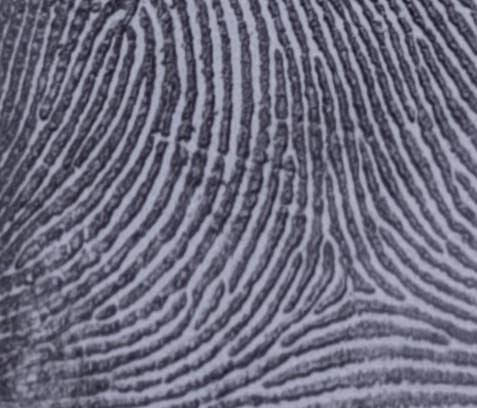
#> input picture finger/IMG-20250319-WA0135.jpg, 477 x 408 px
$ python -i image_processing.py   (imports and definitions only)   (older library calls are emulated)
#> lines starting #> are read from the running program, lines starting #| are printed output that depends on the picture; after the words box and inside, x2 and y2 are one past the last pixel; in counts of white or black regions, pixels touching at a corner belong together
import cv2
import numpy as np
from config import *


# [46 lines left out: functions estimate_dominant_orientation, normalize_orientation, not called in this run]


def segment_fingerprint(image):
    """
    استخراج منطقة البصمة من الخلفية باستخدام Distance Transform والعمليات المورفولوجية.
    يُرجع قناع ثنائي يحدد منطقة البصمة.
    """
    try:
        # التوهج السحابي (Blackhat) لإظهار المناطق الداكنة (البصمة) على الخلفية
        kernel = cv2.getStructuringElement(cv2.MORPH_ELLIPSE, (31, 31))
        blackhat = cv2.morphologyEx(image, cv2.MORPH_BLACKHAT, kernel)

        # تطبيق Otsu Thresholding على نتيجة Blackhat
        _, thresh = cv2.threshold(blackhat, 0, 255, cv2.THRESH_BINARY + cv2.THRESH_OTSU)

        # إغلاق ثغرات صغيرة
        close_kernel = cv2.getStructuringElement(cv2.MORPH_ELLIPSE, (15, 15))
        thresh = cv2.morphologyEx(thresh, cv2.MORPH_CLOSE, close_kernel)

        # إزالة الكائنات الصغيرة جداً
        num_labels, labels, stats, centroids = cv2.connectedComponentsWithStats(thresh, connectivity=8)
        if num_labels > 1:
            # اختيار الكائن الأكبر (البصمة)
            largest_label = 1 + np.argmax(stats[1:, cv2.CC_STAT_AREA])
            mask = np.zeros_like(thresh)
            mask[labels == largest_label] = 255
        else:
            mask = thresh

        # تنعيم الحدود
        mask = cv2.GaussianBlur(mask, (15, 15), 0)
        _, mask = cv2.threshold(mask, 127, 255, cv2.THRESH_BINARY)

        return mask
    except Exception as e:
        print(f"Error in segment_fingerprint: {str(e)}")
        return np.ones_like(image, dtype=np.uint8) * 255


def preprocess_image(image, denoise_method="fastNlMeans", fast_denoise_h=10, gauss_ksize=3):
    """
    خط معالجة مسبقة محسّن:
    1. تحويل رمادي
    2. تغيير الحجم
    3. استخراج منطقة البصمة (Segmentation)
    4. CLAHE للتباين
    5. إزالة الضوضاء
    6. Adaptive Thresholding (أفضل من Otsu للصور الحقيقية)
    7. تطبيق القناع على النتيجة
    """
    try:
        # 1. تحويل رمادي
        if len(image.shape) == 3:
            image = cv2.cvtColor(image, cv2.COLOR_BGR2GRAY)

        # 2. توحيد الحجم
        image = cv2.resize(image, IMAGE_SIZE)

        # 3. استخراج منطقة البصمة
        mask = segment_fingerprint(image)

        # 4. CLAHE — تحسين التباين المحلي
        clahe = cv2.createCLAHE(clipLimit=CLAHE_CLIP_LIMIT,
                                  tileGridSize=CLAHE_TILE_GRID_SIZE)
        image = clahe.apply(image)

        # 5. إزالة الضوضاء
        if denoise_method == "fastNlMeans":
            image = cv2.fastNlMeansDenoising(image, h=fast_denoise_h)
        elif denoise_method == "GaussianBlur":
            if gauss_ksize % 2 == 0:
                gauss_ksize += 1
            image = cv2.GaussianBlur(image, (gauss_ksize, gauss_ksize), 0)

        # 6. Adaptive Thresholding — تحسين للتعامل مع الإضاءة غير المنتظمة
        binary = cv2.adaptiveThreshold(
            image, 255,
            cv2.ADAPTIVE_THRESH_GAUSSIAN_C,
            cv2.THRESH_BINARY_INV,
            blockSize=11,
            C=2
        )

        # عكس الألوان إذا لزم الأمر (الهيكلة تتطلب تلالاً بيضاء 255)
        binary = cv2.bitwise_not(binary)

        # تطبيق القناع لاستبعاد الخلفية
        binary = cv2.bitwise_and(binary, binary, mask=mask)

        # إزالة الضوضاء الثنائية الصغيرة (Morphological Opening)
        kernel = cv2.getStructuringElement(cv2.MORPH_ELLIPSE, (3, 3))
        binary = cv2.morphologyEx(binary, cv2.MORPH_OPEN, kernel)

        return binary
    except Exception as e:
        print(f"Error in preprocess_image: {str(e)}")
        return None


# [154 lines left out: functions detect_edges, enhance_image, assess_fingerprint_quality, detect_singular_points, not called in this run]


>>> import cv2
>>> picture = cv2.imread('../finger/IMG-20250319-WA0135.jpg')
#> picture is the input picture: shape (408, 477, 3); mean B, G, R 126.8, 108, 109.4
>>> result = preprocess_image(picture)
#> in preprocess_image, `image = cv2.resize(image, IMAGE_SIZE)`:
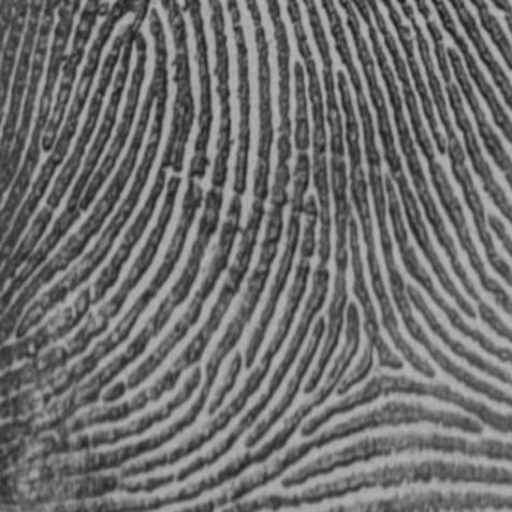
#> image: shape (512, 512); min 21, max 186, mean 110.3
#> in segment_fingerprint, `blackhat = cv2.morphologyEx(image, cv2.MORPH_BLACKHAT, kernel)`:
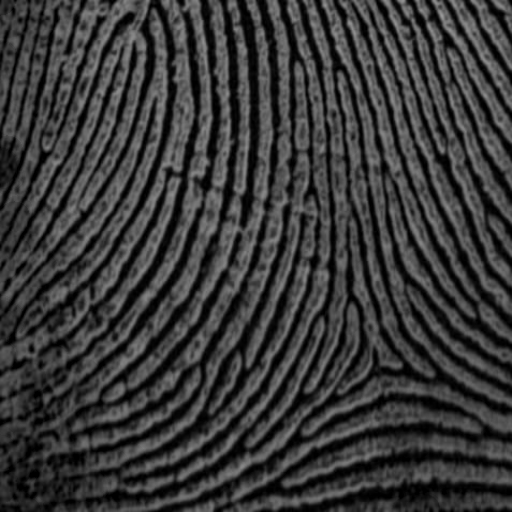
#> blackhat: shape (512, 512); min 0, max 152, mean 56.6
#> in segment_fingerprint, `_, thresh = cv2.threshold(blackhat, 0, 255, cv2.THRESH_BINARY + cv2.TH..`:
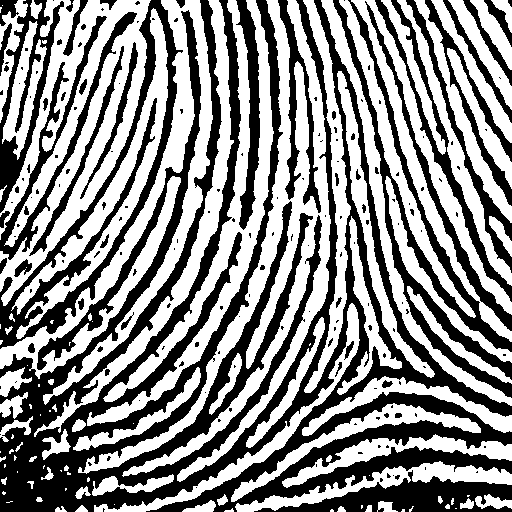
#> thresh: shape (512, 512); 54.7% white; 181 black regions (127 under 20 px), largest, box (x1, y1, x2, y2) and area: (0, 0, 512, 512) 67642, (0, 0, 183, 349) 8698, (333, 0, 512, 398) 8516
#> in segment_fingerprint, `thresh = cv2.morphologyEx(thresh, cv2.MORPH_CLOSE, close_kernel)`:
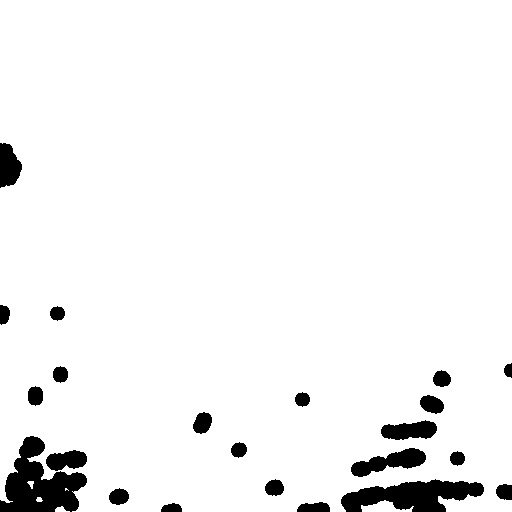
#> thresh: shape (512, 512); 95% white; 22 black regions, largest, box (x1, y1, x2, y2) and area: (0, 436, 87, 512) 3528, (341, 479, 484, 512) 2903, (351, 448, 426, 477) 1084
#> in segment_fingerprint, `num_labels, labels, stats, centroids = cv2.connectedComponentsWithStat..`:
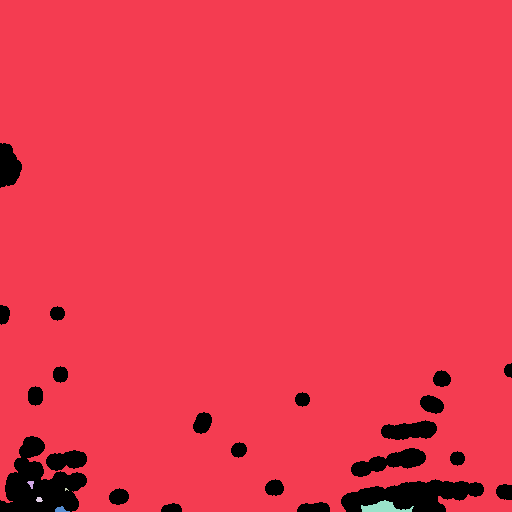
#> labels: shape (512, 512) int32; 7 distinct labels, from 0 to 6; one colour per label, 0 black
#> in segment_fingerprint, `num_labels, labels, stats, centroids = cv2.connectedComponentsWithStat..`: num_labels = 7; stats = [[0, 143, 512, 369, 13063], [0, 0, 512, 512, 248615], [27, 481, 7, 8, 33], [65, 488, 4, 3, 7], [36, 497, 7, 5, 27], [361, 500, 53, 12, 346], [55, 506, 15, 6, 53]]; centroids = [[230.2, 447.8], [256.7, 244.9], [30.61, 483.5], [66, 489], [38.81, 499.1], [383.2, 507.4], [60.45, 509.2]]
#> in segment_fingerprint, `largest_label = 1 + np.argmax(stats[1:, cv2.CC_STAT_AREA])`: largest_label = 1
#> in preprocess_image, `mask = segment_fingerprint(image)`:
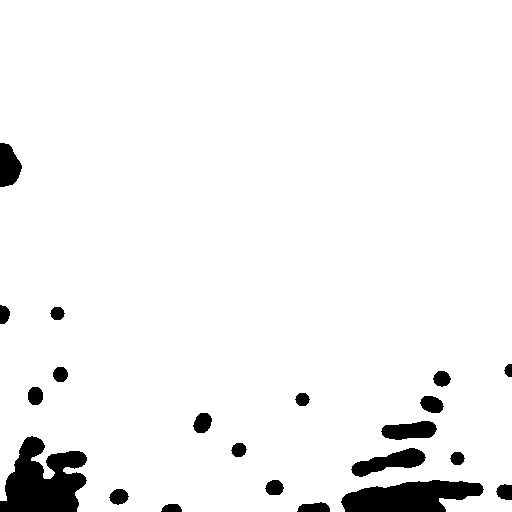
#> mask: shape (512, 512); 95% white; 21 black regions, largest, box (x1, y1, x2, y2) and area: (0, 436, 87, 512) 4293, (341, 480, 484, 512) 3240, (351, 448, 426, 477) 1065

$ run again, on finger/IMG-20250319-WA0136.jpg
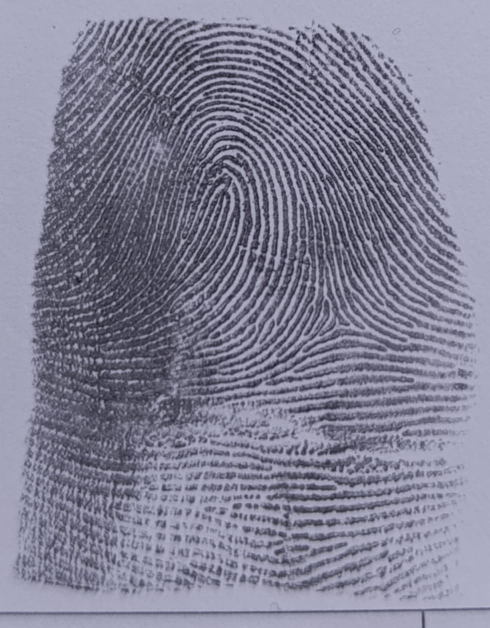
#> input picture finger/IMG-20250319-WA0136.jpg, 979 x 1256 px (shown at 1/2 size)
#> picture is the input picture: shape (1256, 979, 3); mean B, G, R 148.5, 128.7, 129.6
#> in segment_fingerprint, `num_labels, labels, stats, centroids = cv2.connectedComponentsWithStat..`:
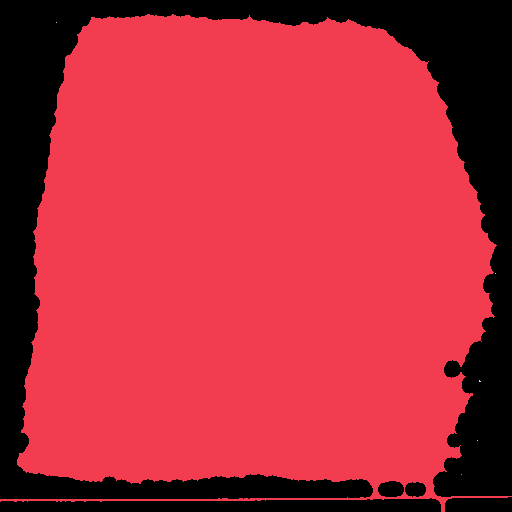
#> labels: shape (512, 512) int32; 7 distinct labels, from 0 to 6; one colour per label, 0 black
#> num_labels = 7; stats = [[0, 0, 512, 512, 68803], [0, 14, 512, 498, 193334], [56, 22, 1, 1, 1], [495, 273, 1, 1, 1], [479, 380, 2, 2, 3], [477, 440, 1, 1, 1], [461, 474, 1, 1, 1]]; centroids = [[268.1, 244.2], [251, 259.5], [56, 22], [495, 273], [479.3, 380.7], [477, 440], [461, 474]]
#> largest_label = 1
#> in preprocess_image, `mask = segment_fingerprint(image)`:
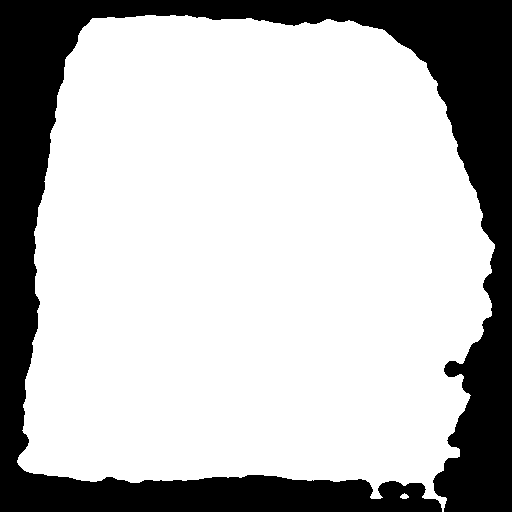
#> mask: shape (512, 512); 73.4% white; 1 black region, box (x1, y1, x2, y2) and area: (0, 0, 512, 512) 69845

$ run again, on finger/3.jpg
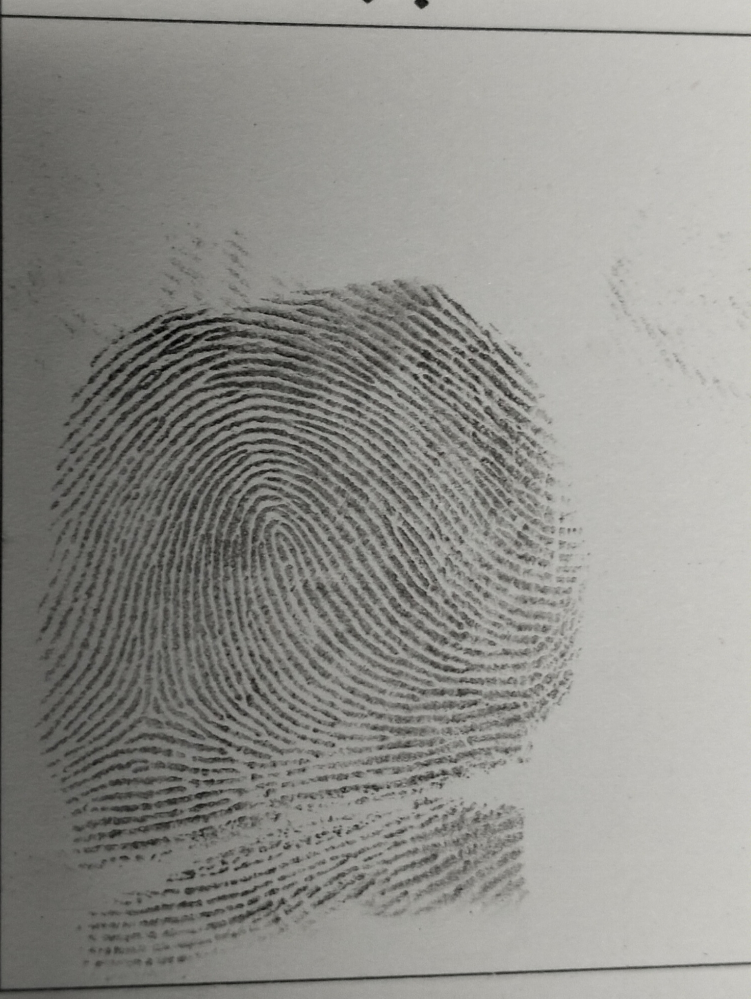
#> input picture finger/3.jpg, 1501 x 1997 px (shown at 1/2 size)
#> picture is the input picture: shape (1997, 1501, 3); mean B, G, R 138, 142.5, 143
#> in segment_fingerprint, `num_labels, labels, stats, centroids = cv2.connectedComponentsWithStat..`:
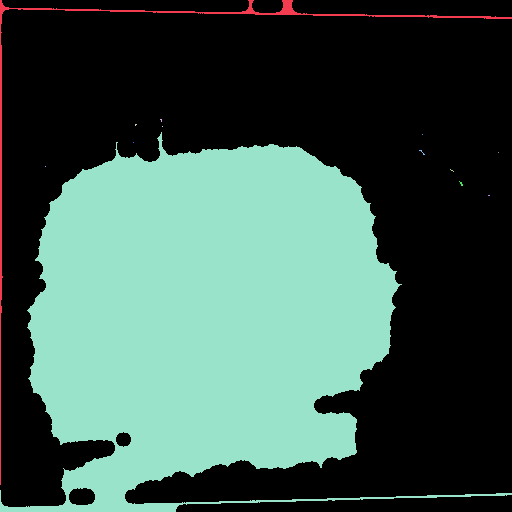
#> labels: shape (512, 512) int32; 14 distinct labels, from 0 to 13; one colour per label, 0 black
#> num_labels = 14; stats = 14 rows, first 6: [0, 0, 512, 512, 156254], [0, 0, 512, 485, 1975], [160, 119, 2, 3, 4], [135, 124, 2, 2, 3], [162, 126, 1, 1, 1], [0, 132, 512, 380, 103880]; centroids = 14 rows, first 8: [289.9, 217.3], [159.8, 90.37], [160.8, 119.8], [135.3, 124.3], [162, 126], [205.5, 316.1], [422, 134], [133, 142]
#> largest_label = 5
#> in preprocess_image, `mask = segment_fingerprint(image)`:
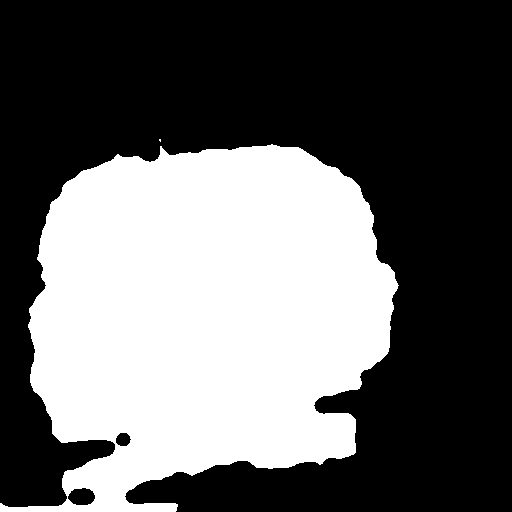
#> mask: shape (512, 512); 39.3% white; 2 white regions (1 under 20 px), largest, box (x1, y1, x2, y2) and area: (0, 144, 399, 512) 103075
